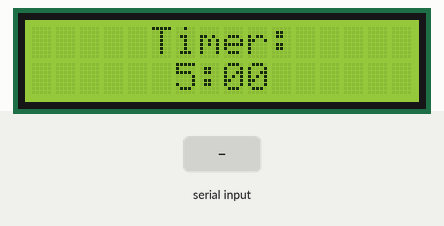
A sketch run on a simulated Arduino Uno, built with avr-gcc and run on an emulated ATmega328P. Shown: 16×2 character LCD. The inputs (shaded band) are chosen by the test bench.

Above: at 0.1 s.
At 1.2 s:
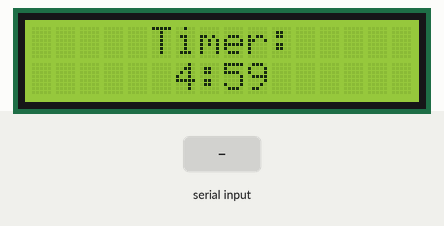
1.3 s: "A" received over Serial
At 2.9 s:
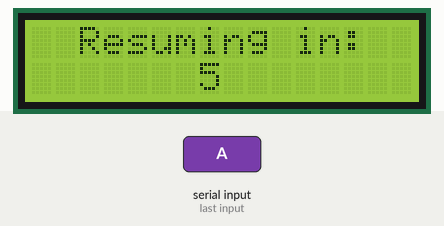
Timing chart, 0 to 4.4 s (numbered marks = the images above; inputs shaded):
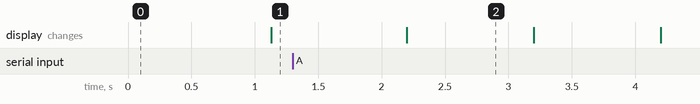

The sketch:

Countdown.ino
```cpp
// Author: Maheer Morshed, Ishwarejan Balaratnam
// Date: January 19, 2023
// Description: Program to set up a 5-minute timer for each match. When the match is over, this program
// will send a signal to the score-tracking arduino to stop counting scores. Also, this program will
// tell the time-tracking arduino to display the winner after each match.

#include <LiquidCrystal_I2C.h>

// Establishes LCD for timing a match
LiquidCrystal_I2C lcd(0x27, 16, 2);

// Stores signal
char pause;

// Time-tracking variables
long countdown_seconds = 0;
long countdown_minute = 5;

// Team scores
int TeamA = 0;
int TeamB = 0;

// Pauses timer for 5 seconds, and displays the 5 second pause countdown
void PauseTimer ()
{
  lcd.clear ();
  lcd.setCursor (2,0);
  lcd.print ("Resuming in:");
  for (int i = 5; i >= 1; i--)
  {
    lcd.setCursor (7,1);
    lcd.print (i);
    delay (1000);
  }
  lcd.clear ();
  SetTimerHeader ();
  lcd.setCursor (6,1);
}


void SetTimerHeader ()
{
  lcd.setCursor(5, 0);
  lcd.print("Timer:");
}

void setup()
{
  Serial.begin (9600);
  lcd.begin(); // Boots up LCD
  lcd.backlight();
  SetTimerHeader ();
  lcd.setCursor (6,1);
}

void loop()
{

  if (Serial.available () > 0) // Receives signal to trigger the 5-second pause
  {
    pause = Serial.read ();
    if (pause == 'A') // Pauses the timer when a signal that a goal has been scored is received
    {
      PauseTimer ();
    }
    if (pause == 'X') // Receives signal that Team A scored a goal
    {
      TeamA += 1;
    }
    if (pause == 'Y') // Receives signal that Team B scored a goal
    {
      TeamB += 1;
    }
  }

  lcd.print (countdown_minute);
  lcd.print (":");

  if (countdown_seconds < 10)
  {
    lcd.print (0);
  }

  lcd.print (countdown_seconds);

  delay (1050);
  lcd.setCursor (6,1);

  if (countdown_seconds == 0)

    if (countdown_minute == 0) // Stops the timer when 5 minutes have passed
    {
      while (true)
      {
        lcd.clear ();
        lcd.print ("Game over");
        delay (450);
        lcd.clear ();
        Serial.write ('G'); // Signals to the score-tracking arduino that the match is over

        // Compares scores to determine a winner / tie
        if (TeamA > TeamB)
        {
          lcd.print ("Team A has won!");
        }
        else if (TeamB > TeamA)
        {
          lcd.print ("Team B has won!");
        }
        else
        {
          lcd.print ("Its a tie!");
        }
        while (true) {} // Do nothing to make sure the message on both lcds doesn't change
      }
    }
    else
    {
      countdown_minute -= 1;
      countdown_seconds = 59;
    }
  else
  {
    countdown_seconds -= 1;
  }

}
```

Measured:
- after the input at 1.3 s, the display: changes after 0.90 s (image 2)
- what the display in image 2 shows lasts 1.0 s, from 2.2 s to 3.2 s
